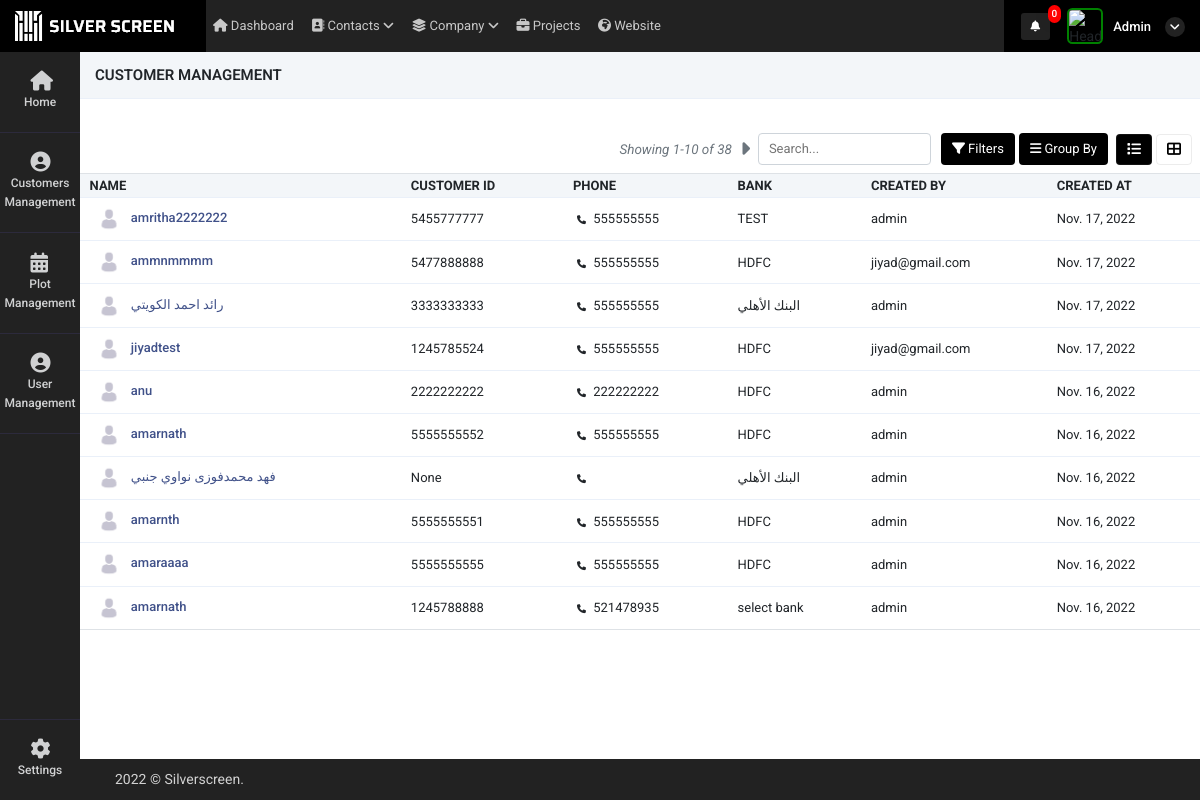
Page /customer_management (signed in) on the committed database.
### super_admin/models.py (models this page shows)
class common(models.Model):  # COMM0N
    dt = models.DateField(auto_now=True)
    tm = models.TimeField(auto_now=True)
    updated = models.DateTimeField(default=timezone.now)
    status = models.CharField(max_length=255, null=True)
    class Meta:
        abstract = True

class Customer_details(common):
    name =  models.CharField(max_length=255,null=True)
    phone = models.CharField(max_length=255,null=True)
    customer_id = models.CharField(max_length=255,null=True)
    bank =  models.CharField(max_length=255,null=True)
    created_by = models.ForeignKey(User,on_delete=models.CASCADE,related_name="Customer_details_created_by", null=True)
    customer_type = models.CharField(max_length=255,choices=customer_comapny_type,null=True)
    company_name =  models.CharField(max_length=255,null=True)
    street1 =  models.CharField(max_length=255,null=True)
    street2 =  models.CharField(max_length=255,null=True)
    city =  models.CharField(max_length=255,null=True)
    satte =  models.CharField(max_length=255,null=True)
    zip =  models.CharField(max_length=255,null=True)
    email =  models.CharField(max_length=255,null=True)
    customer_doc_id = models.FileField(upload_to="customer_document",null=True)
    contract_certi = models.FileField(upload_to="customer_document",null=True)
    tax_certificate  = models.FileField(upload_to="customer_document",null=True)
    other_document = models.FileField(upload_to="customer_document",null=True)
    bank_relation_id = models.ForeignKey(Bank_details,on_delete=models.CASCADE,related_name="Customer_details_Bank_details_id", null=True)
    profile_pic = models.FileField(upload_to="customer_document",null=True)
    customer_doc_id_update_dt = models.DateField(null=True)
    contract_certi_update_dt = models.DateField(null=True)
    tax_certificate_update_dt = models.DateField(null=True)
    other_document_update_dt = models.DateField(null=True)
    customer_doc_id_extesion = models.CharField(max_length=255,null=True)
    contract_certi_extesion = models.CharField(max_length=255,null=True)
    tax_certificate_extesion = models.CharField(max_length=255,null=True)
    other_document_extesion = models.CharField(max_length=255,null=True)
    customer_doc_id_name = models.CharField(max_length=255,null=True)
    contract_certi_name = models.CharField(max_length=255,null=True)
    tax_certificate_name = models.CharField(max_length=255,null=True)
    other_document_name = models.CharField(max_length=255,null=True)

### super_admin/views.py (the view)
# urls.py: path('customer_management',views.customer_management,name='customer_management'),
def customer_management(request):
    data = Customer_details.objects.all().order_by("-id")
    page_number = request.GET.get("page")
    data_paginator = Paginator(data, 10)
    try:
        page_obj = data_paginator.get_page(page_number)
    except PageNotAnInteger:
        page_obj = data_paginator.page(1)
    context = {
        'data':data,
        'page_obj': page_obj
    }
    return render(request,'super_admin/customer_management.html',context)

### super_admin/templates/super_admin/customer_management.html (shortened to what this page needs)
{% extends "super_admin/base10.html" %}
{% load static %}
{% block content %}
<div class="container-fluid px-0">
    <div class="row">
        <div class="col-12 buttns">
            <h5>Customer Management</h5>
        </div>
    </div>
</div>
<div class="container-fluid mt-4 px-0">
    <div class="tab-content">
        <div class="tab-content contnt" id="demo_result_employee">
        <div class="tab-pane active" id="home1" role="tabpanel">
            <div class="d-flex align-items-center justify-content-between px-2">
                <div class="col-md-4 px-0">
                </div>
                <div class="d-flex align-items-center">
                    <span class="text-muted d-flex align-items-center">
                        <i class="text-muted" style="font-size: 13.5px;">Showing
                            {{ page_obj.start_index }}-{{ page_obj.end_index }} of {{ page_obj.paginator.count }}</i>
                        {% if page_obj.has_next %}
                        <a class="next_page_action"
                            data-url="next_page_action_url_Customer_details?page={{page_obj.next_page_number}}"
                            style="color: black;" href="#"><i
                                class="fas fa-caret-right ml-2 pagintn text-muted pagination_add"
                                style="font-size: 20px;margin-top: 3px;"></i></a>
                        {% endif %}
                    </span>
                    <input type="text" class="form-cont ml-2" placeholder="Search..." autocomplete="off" id="search_value"
                    value="" onkeyup="myFunction()">
                    <div class="dropdown btn-group fitr">
                        <button type="button" class="btn btn-prim dropdown-toggle" data-toggle="dropdown">
                            <i class="fas fa-filter"></i>
                            Filters
                        </button>
                    </div>
                    <div class="dropdown btn-group grpby">
                        <button type="button" class="btn btn-prim mx-1 dropdown-toggle" data-toggle="dropdown"> <i
                                class="fas fa-bars"></i>
                            Group By
                        </button>
                    </div>
                    <ul class="nav nav-tabs nav-ta" role="tablist">
                        <li class="nav-item mx-1">
                            <a class="nav-link kan-tab active" data-toggle="tab" href="#ho" role="tab"
                                aria-selected="false">
                                <i class="fas fa-list"></i>
                            </a>
                        </li>
                        <li class="nav-item">
                            <a class="nav-link kan-tab" data-toggle="tab" href="#pro" role="tab" aria-selected="false">
                                <i class="fas fa-th-large"></i>
                            </a>
                        </li>
                    </ul>
                </div>
            </div>
            <div class="tab-content">
                <div class="tab-pane active" id="ho" role="tabpanel">
                    <div class="table-responsive mb-1  mt-2">
                        <table class="table table-nowrap align-middle user_table"  id="orderTable">
                            <thead class="table-light">
                                <tr class="text-uppercase">
                                    <th class="sort" data-sort="customer_name">
                                        Name</th>
                                    <th class="sort" data-sort="date">Customer ID</th>
                                    <th class="sort" data-sort="date">Phone</th>
                                    <th class="sort" data-sort="company">
                                        Bank
                                    </th>
                                    <th class="sort" data-sort="company">
                                        Created By
                                    </th>
                                    <th class="sort" data-sort="company">
                                        Created At
                                    </th>
                                </tr>
                            </thead>
                            <tbody class="list form-check-all append_search_result">
                                {% for i in page_obj %}
                                <tr>
                                    {% if i.profile_pic == '' %}
                                    <td class="id"><img style="width:30px;    border-radius: 50%;" src="{% static 'adminicon.jpg' %}" class="m-1"/><a href="customer_more_details?id={{i.id}}"
                                            class="fw-medium link-primary">&nbsp;{{i.name}}</a>
                                    </td>
                                    {% elif i.profile_pic == None %}
                                    <td class="id"><img style="width:30px;    border-radius: 50%;" src="{% static 'adminicon.jpg' %}" class="m-1"/><a href="customer_more_details?id={{i.id}}"
                                        class="fw-medium link-primary">&nbsp;{{i.name}}</a>
                                    </td>
                                    {% else %}
                                    <td class="id"><img style="width:30px;    border-radius: 50%;" src="./media/{{i.profile_pic}}" class="m-1"/><a href="customer_more_details?id={{i.id}}"
                                            class="fw-medium link-primary">&nbsp;{{i.name}}</a>
                                    </td>
                                    {% endif %}
                                    <td>
                                        {{i.customer_id}}
                                    </td>
                                    <td class="customer_name"><i class="fa fa-phone m-1" style="font-size: 9px;"></i>
                                        {% if i.phone == None %}
                                        {% else %}
                                        {{i.phone}}
                                        {% endif %}
                                    </td>
                                    <td class="product_name">{{i.bank}}</td>
                                    <td class="date">
                                        {% if i.created_by == None %}
                                        {% else %}
                                        {{i.created_by}}
                                        {% endif %}
                                    </td>
                                    <td>
                                        {{i.dt}}
                                    </td>
                                </tr>
                                {% endfor %}
                            </tbody>
                        </table>
                    </div>
                </div>
            </div>
            <br>
            <br>
        </div>
    </div>
</div>
{% endblock %}

### super_admin/templates/super_admin/base10.html (shortened to what this page needs)
<!doctype html>
<html lang="en">
    {% load static %}
    {% load notification %}
<head>
    <link rel="stylesheet" href="{% static 'admin/css/morris.css' %}">
    <link href="{% static 'admin/css/bootstrap.min.css' %}" rel="stylesheet" type="text/css" />
    <link href="{% static 'admin/css/icons.css' %}" rel="stylesheet" type="text/css" />
    <link href="{% static 'admin/css/style.css' %}" rel="stylesheet" type="text/css" />
</head>
<body class="">
    <div id="wrapper">
        <div class="left side-menu">
            <div class="slimscroll-menu" id="remove-scroll">
                <div id="sidebar-menu" class="sidaber_menu">
                    <ul class="" id="side-menu">
                        <li>
                            <a class="splnav" href="{% url 'home' %}"> <i class="fa fa-home"></i>
                                <p>Home</p>
                            </a>
                        </li>
                        {% if request.user|get_user_type_action:"user_type" %}
                        <li>
                            <a href="customer_management" class="splnav"> <i class="fa fa-user-circle"></i>
                                <p>Customers Management</p>
                            </a>
                        </li>
                        {% endif %}
                        {% if request.user|get_nav_permission:"plot_management" %}
                        <li>
                            <a class="splnav" href="property_management"> <i class="fa fa-calendar"></i>
                                <p>Plot Management</p>
                            </a>
                        </li>
                        {% endif %}
                        {% if request.user|get_nav_permission:"user_management" %}
                        <li>
                            <a href="user_management" class="splnav"> <i class="fa fa-user-circle"></i>
                                <p>User  Management</p>
                            </a>
                        </li>
                        {% endif %}
                        <li class="bootm_toggle_settings_button ">
                            <a class="splnav bdr_btmnone_nav" href="profile"> <i class="fa fa-cog"></i>
                                <p>Settings</p>
                            </a>
                        </li>
                    </ul>
                </div>
            </div>
        </div>
        <div class="content-page">
            <div class="topbar">
                <div class="navbar-header">
                    <div class="d-flex">
                        <div class="binance">
                            <img src="{% static 'admin/img/silv.png' %}" alt="">
                        </div>
                    </div>
                    <ul class="navbar-nav1 bg-2 col">
                        <li class="nav-item d-none d-sm-inline-block">
                            <a href="" class="nav-link"><i class="fa fa-home"></i> Dashboard</a>
                        </li>
                        <li class="nav-item d-none d-sm-inline-block">
                            <a href="" class="nav-link"><i class="fa fa-address-book"></i> Contacts <i
                                    class="a-right fa fa-angle-down"></i></a>
                        </li>
                        <li class="nav-item d-none d-sm-inline-block">
                            <a href="" class="nav-link"><i class="fas fa-layer-group"></i> Company <i
                                    class="a-right fa fa-angle-down"></i></a>
                        </li>
                        <li class="nav-item d-none d-sm-inline-block">
                            <a href="" class="nav-link"><i class="fas fa-briefcase"></i> Projects</a>
                        </li>
                        <li class="nav-item d-none d-sm-inline-block">
                            <a href="" class="nav-link"><i class="fas fa-globe-africa"></i> Website</a>
                        </li>
                    </ul>
                    <div class="d-flex align-items-center icns">
                        <div class="dropdown topbar-head-dropdown ms-1 header-item">
                            <a href="view_all_activity">
                                <i class="fas fa-bell fs-icn">
                                    <span
                                        class="position-absolute topbar-badge fs-9 translate-middle badge rounded-pill bg-red">{{ request.user|get_notifications:"sss" }}</span></i>
                                    </a>
                        </div>
                        <div class="dropdown header-item topbar-user king button-drpdown">
                            <span class="d-flex align-items-center drpdown-toggle">
                                <img class="header-profile-user" src="{{ request.user|get_loginUsernameImage:"sss" }}" alt="Header Avatar">
                                <span class="text-start ms-xl-2">
                                    <span class="d-none d-xl-inline-block ms-1 fw-medium user-name-text">  {{request.user.username|title}}</span>
                                    <i class="pro-icn fa fa-angle-down"></i>
                                </span>
                            </span>
                        </div>
                    </div>
                </div>
            </div>
            <div class="content">
                {% block content %}
                {% endblock %}
            </div>
            <footer class="footer">
                <div class="container-fluid">
                    <div class="row">
                        <div class="col-sm-6">
                             © Silverscreen.
                        </div>
                        <div class="col-sm-6">
                        </div>
                    </div>
                </div>
            </footer>
        </div>
    </div>
</body>
</html>

### rows in the picture
Customer_details: name "amritha2222222", customer_id "5455777777", phone "555555555", bank "TEST", created_by "admin", dt "Nov. 17, 2022"
Customer_details: name "ammnmmmm", customer_id "5477888888", phone "555555555", bank "HDFC", created_by "jiyad@gmail.com", dt "Nov. 17, 2022"
Customer_details: name "رائد احمد الكويتي", customer_id "3333333333", phone "555555555", bank "البنك الأهلي", created_by "admin", dt "Nov. 17, 2022"
Customer_details: name "jiyadtest", customer_id "1245785524", phone "555555555", bank "HDFC", created_by "jiyad@gmail.com", dt "Nov. 17, 2022"
Customer_details: name "anu", customer_id "2222222222", phone "222222222", bank "HDFC", created_by "admin", dt "Nov. 16, 2022"
Customer_details: name "amarnath", customer_id "5555555552", phone "555555555", bank "HDFC", created_by "admin", dt "Nov. 16, 2022"
Customer_details: name "فهد محمدفوزى نواوي جنبي", customer_id "None", bank "البنك الأهلي", created_by "admin", dt "Nov. 16, 2022"
Customer_details: name "amarnth", customer_id "5555555551", phone "555555555", bank "HDFC", created_by "admin", dt "Nov. 16, 2022"
Customer_details: name "amaraaaa", customer_id "5555555555", phone "555555555", bank "HDFC", created_by "admin", dt "Nov. 16, 2022"
Customer_details: name "amarnath", customer_id "1245788888", phone "521478935", bank "select bank", created_by "admin", dt "Nov. 16, 2022"

### other values in the picture
{{ request.user|get_notifications:"sss" }} "0"
{{ request.user.username|title }} "Admin"
{{ page_obj.start_index }} "1"
{{ page_obj.end_index }} "10"
{{ page_obj.paginator.count }} "38"
